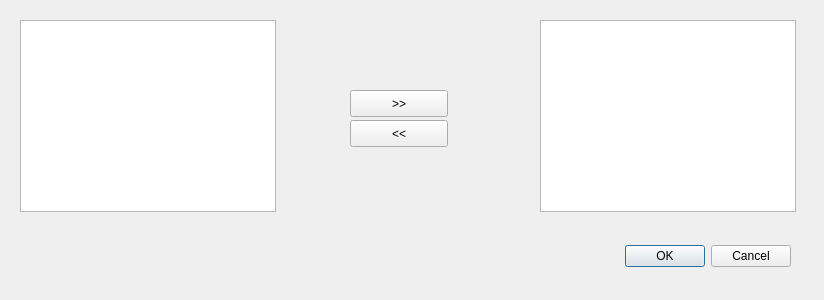
<?xml version="1.0" encoding="UTF-8"?>
<ui version="4.0">
 <class>OverlayDialog</class>
 <widget class="QDialog" name="OverlayDialog">
  <property name="geometry">
   <rect>
    <x>0</x>
    <y>0</y>
    <width>824</width>
    <height>300</height>
   </rect>
  </property>
  <property name="windowTitle">
   <string>Dialog</string>
  </property>
  <widget class="QDialogButtonBox" name="buttonBox">
   <property name="geometry">
    <rect>
     <x>450</x>
     <y>240</y>
     <width>341</width>
     <height>32</height>
    </rect>
   </property>
   <property name="orientation">
    <enum>Qt::Horizontal</enum>
   </property>
   <property name="standardButtons">
    <set>QDialogButtonBox::Cancel|QDialogButtonBox::Ok</set>
   </property>
  </widget>
  <widget class="QListWidget" name="arrangementsListWidget">
   <property name="geometry">
    <rect>
     <x>20</x>
     <y>20</y>
     <width>256</width>
     <height>192</height>
    </rect>
   </property>
  </widget>
  <widget class="QListWidget" name="overlayListWidget">
   <property name="geometry">
    <rect>
     <x>540</x>
     <y>20</y>
     <width>256</width>
     <height>192</height>
    </rect>
   </property>
  </widget>
  <widget class="QPushButton" name="pickPushButton">
   <property name="geometry">
    <rect>
     <x>350</x>
     <y>90</y>
     <width>98</width>
     <height>27</height>
    </rect>
   </property>
   <property name="text">
    <string>&gt;&gt;</string>
   </property>
  </widget>
  <widget class="QPushButton" name="unpickPushButton">
   <property name="geometry">
    <rect>
     <x>350</x>
     <y>120</y>
     <width>98</width>
     <height>27</height>
    </rect>
   </property>
   <property name="text">
    <string>&lt;&lt;</string>
   </property>
  </widget>
 </widget>
 <resources/>
 <connections>
  <connection>
   <sender>buttonBox</sender>
   <signal>accepted()</signal>
   <receiver>OverlayDialog</receiver>
   <slot>accept()</slot>
   <hints>
    <hint type="sourcelabel">
     <x>248</x>
     <y>254</y>
    </hint>
    <hint type="destinationlabel">
     <x>157</x>
     <y>274</y>
    </hint>
   </hints>
  </connection>
  <connection>
   <sender>buttonBox</sender>
   <signal>rejected()</signal>
   <receiver>OverlayDialog</receiver>
   <slot>reject()</slot>
   <hints>
    <hint type="sourcelabel">
     <x>316</x>
     <y>260</y>
    </hint>
    <hint type="destinationlabel">
     <x>286</x>
     <y>274</y>
    </hint>
   </hints>
  </connection>
 </connections>
</ui>
